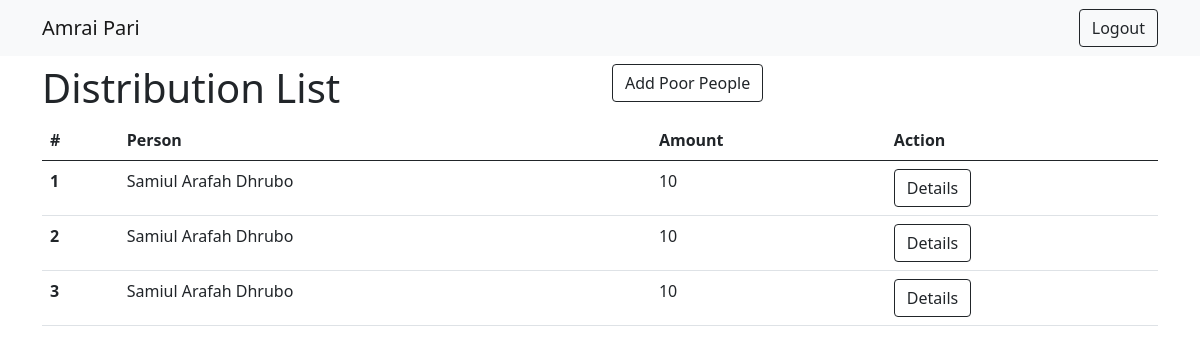
Screenshot of /events/distribution-list/ with the database file from the repository.
### events/models.py (models this page shows, shortened)
class AssetDistribution(models.Model):
    user = models.ForeignKey(User, on_delete=models.CASCADE)
    event = models.ForeignKey(Event, on_delete=models.CASCADE, blank=True, default=1)
    person = models.ForeignKey(Person, on_delete=models.CASCADE, blank=True, default=1)
    amount = models.IntegerField(blank=True, null=True)
    Item = models.TextField(max_length=600, blank=True)
    donate_date = models.DateField(auto_now_add=True)

class Person(models.Model):
    name = models.CharField(max_length=50)
    address = models.CharField(max_length=150)

### events/views.py (the view)
# urls.py: path('distribution-list/', DistributionList.as_view(), name="distribution-list"),
class DistributionList(ListView):
    model = AssetDistribution
    context_object_name = 'persons'
    template_name = 'events/distribution-list.html'

### templates/events/distribution-list.html (shortened to what this page needs)
{% extends 'dashboard/bs.html' %}
{% block content %}
    <div class="row">
        <div class="col">
            <h1>Distribution List</h1>
        </div>
        <div class="col">
            <a href="{% url 'add_poor_people' %}" class="btn btn-outline-dark btn-block">Add Poor People</a>
        </div>
    </div>
    <table class="table">
        <thead>
        <tr>
            <th scope="col">#</th>
            <th scope="col">Person</th>
            <th scope="col">Amount</th>
            <th scope="col">Action</th>
        </tr>
        </thead>
        <tbody>
        {% for person in persons %}
            <tr>
                <th scope="row">{{ forloop.counter }}</th>
                <td>{{ person.person.name }}</td>
                <td>{{ person.amount }}</td>
                <td><a class="btn btn-outline-dark" href="{% url 'distribution-detail' person.id %}">Details</a>
                </td>
            </tr>
        {% endfor %}
        </tbody>
    </table>
{% endblock %}

### rows the page displays
AssetDistribution: person.name "Samiul Arafah Dhrubo", amount "10"
AssetDistribution: person.name "Samiul Arafah Dhrubo", amount "10"
AssetDistribution: person.name "Samiul Arafah Dhrubo", amount "10"
